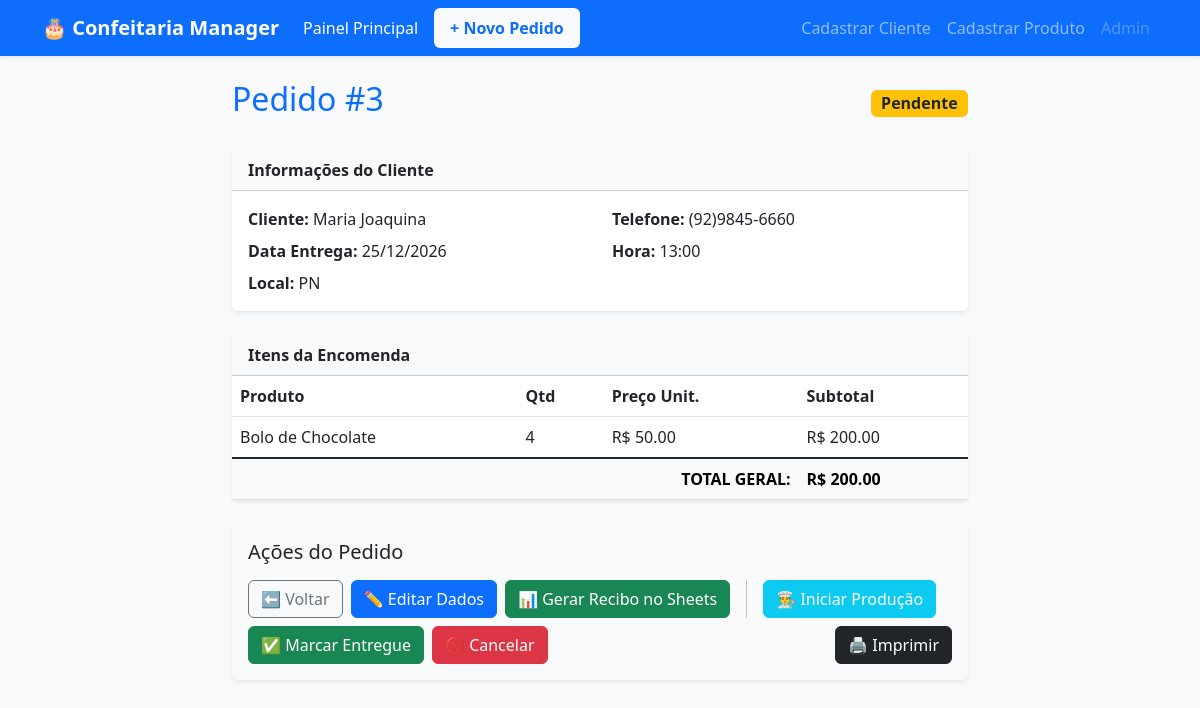
Page /pedido/3/ on the committed database.
### core/models.py (models this page shows, shortened)
class Pedido(models.Model):
    class StatusPedido(models.TextChoices):
        PENDENTE = 'PEN', 'Pendente'
        EM_PRODUCAO = 'PRD', 'Em Produção'
        ENTREGUE = 'ENT', 'Entregue'
        CANCELADO = 'CAN', 'Cancelado'
    cliente = models.ForeignKey(Cliente, on_delete=models.CASCADE)
    data_entrega = models.DateField()
    hora_entrega = models.TimeField()
    local_entrega = models.CharField(max_length=255)
    status = models.CharField(max_length=3, choices=StatusPedido.choices, default=StatusPedido.PENDENTE)
    observacoes_gerais = models.TextField(blank=True)
    criado_em = models.DateTimeField(auto_now_add=True)
    class Meta:
        ordering = ['data_entrega', 'hora_entrega']
    @property
    def total(self):
        return sum(item.subtotal for item in self.itens.all())

class Cliente(models.Model):
    nome = models.CharField(max_length=150)
    telefone = models.CharField(max_length=20)
    email = models.EmailField(blank=True, null=True)
    endereco_padrao = models.CharField("Endereço Padrão", max_length=255, blank=True, null=True)

class ItemPedido(models.Model):
    pedido = models.ForeignKey(Pedido, related_name='itens', on_delete=models.CASCADE)
    produto = models.ForeignKey(Produto, on_delete=models.PROTECT)
    quantidade = models.PositiveIntegerField(validators=[MinValueValidator(1)])
    preco_no_momento = models.DecimalField(max_digits=10, decimal_places=2, blank=True, null=True)
    detalhes = models.CharField(max_length=200, blank=True)
    @property
    def subtotal(self):
        return self.quantidade * self.preco_no_momento

class Produto(models.Model):
    nome = models.CharField(max_length=100)
    preco = models.DecimalField("Preço Unitário", max_digits=10, decimal_places=2)
    ativo = models.BooleanField(default=True)

### core/views.py (the view)
# urls.py: path('pedido/<int:pk>/', views.detalhe_pedido, name='detalhe_pedido'),
def detalhe_pedido(request, pk):
    pedido = get_object_or_404(Pedido, pk=pk)
    return render(request, 'detalhe_pedido.html', {'pedido': pedido})

### core/templates/detalhe_pedido.html (shortened to what this page needs)
{% extends 'base.html' %} {% block content %}
<div class="row justify-content-center">
    <div class="col-md-8">
        <div class="d-flex justify-content-between align-items-center mb-4">
            <h2 class="text-primary">Pedido #{{ pedido.id }}</h2>
            <span class="badge bg-warning text-dark fs-6">{{ pedido.get_status_display }}</span>
        </div>
        <div class="card shadow-sm mb-4">
            <div class="card-header bg-light fw-bold">
                Informações do Cliente
            </div>
            <div class="card-body">
                <div class="row">
                    <div class="col-md-6 mb-2">
                        <strong>Cliente:</strong> {{ pedido.cliente.nome }}
                    </div>
                    <div class="col-md-6 mb-2">
                        <strong>Telefone:</strong> {{ pedido.cliente.telefone }}
                    </div>
                    <div class="col-md-6 mb-2">
                        <strong>Data Entrega:</strong> {{ pedido.data_entrega|date:"d/m/Y" }}
                    </div>
                    <div class="col-md-6 mb-2">
                        <strong>Hora:</strong> {{ pedido.hora_entrega|time:"H:i" }}
                    </div>
                    <div class="col-md-12">
                        <strong>Local:</strong> {{ pedido.local_entrega }}
                    </div>
                </div>
            </div>
        </div>
        <div class="card shadow-sm">
            <div class="card-header bg-light fw-bold">
                Itens da Encomenda
            </div>
            <table class="table mb-0">
                <thead>
                    <tr>
                        <th>Produto</th>
                        <th>Qtd</th>
                        <th>Preço Unit.</th>
                        <th>Subtotal</th>
                    </tr>
                </thead>
                <tbody>
                    {% for item in pedido.itens.all %}
                    <tr>
                        <td>
                            {{ item.produto.nome }}
                        </td>
                        <td>{{ item.quantidade }}</td>
                        <td>R$ {{ item.preco_no_momento|floatformat:2 }}</td>
                        <td>R$ {{ item.subtotal|floatformat:2 }}</td>
                    </tr>
                    {% endfor %}
                </tbody>
                <tfoot class="table-group-divider">
                    <tr class="fw-bold table-light">
                        <td colspan="3" class="text-end">TOTAL GERAL:</td>
                        <td>R$ {{ pedido.total|floatformat:2 }}</td>
                    </tr>
                </tfoot>
            </table>
        </div>
        <div class="card bg-light mt-4 p-3 shadow-sm">
            <h5 class="mb-3">Ações do Pedido</h5>
            <div class="d-flex flex-wrap gap-2">
                <a href="{% url 'dashboard' %}" class="btn btn-outline-secondary">
            ⬅️ Voltar
        </a>
                <a href="{% url 'editar_pedido' pedido.id %}" class="btn btn-primary">
            ✏️ Editar Dados
        </a>
                <a href="{% url 'gerar_recibo' pedido.id %}" class="btn btn-success" target="_blank">
    📊 Gerar Recibo no Sheets
</a>
                {% if pedido.status == 'PEN' %}
                <a href="{% url 'mudar_status' pedido.id 'PRD' %}" class="btn btn-info text-white">
                👨‍🍳 Iniciar Produção
            </a> {% endif %} {% if pedido.status == 'PEN' or pedido.status == 'PRD' %}
                <a href="{% url 'mudar_status' pedido.id 'ENT' %}" class="btn btn-success">
                ✅ Marcar Entregue
            </a> {% endif %} {% if pedido.status != 'CAN' and pedido.status != 'ENT' %}
                <a href="{% url 'mudar_status' pedido.id 'CAN' %}" class="btn btn-danger" onclick="return confirm('Tem certeza que deseja cancelar este pedido?')">
                🚫 Cancelar
            </a> {% endif %}
                <button class="btn btn-dark ms-auto" onclick="window.print()">
            🖨️ Imprimir
        </button>
            </div>
        </div>
    </div>
</div>
{% endblock %}

### core/templates/base.html (style rules this page uses)
body { background-color: #f8f9fa; }
.card { border: none; }

### rows in the picture
Pedido: id "3", status "Pendente", cliente.nome "Maria Joaquina", cliente.telefone "(92)9845-6660", data_entrega "25/12/2026", hora_entrega "13:00", local_entrega "PN", total "200.00"
ItemPedido: produto.nome "Bolo de Chocolate", quantidade "4", preco_no_momento "50.00", subtotal "200.00"
